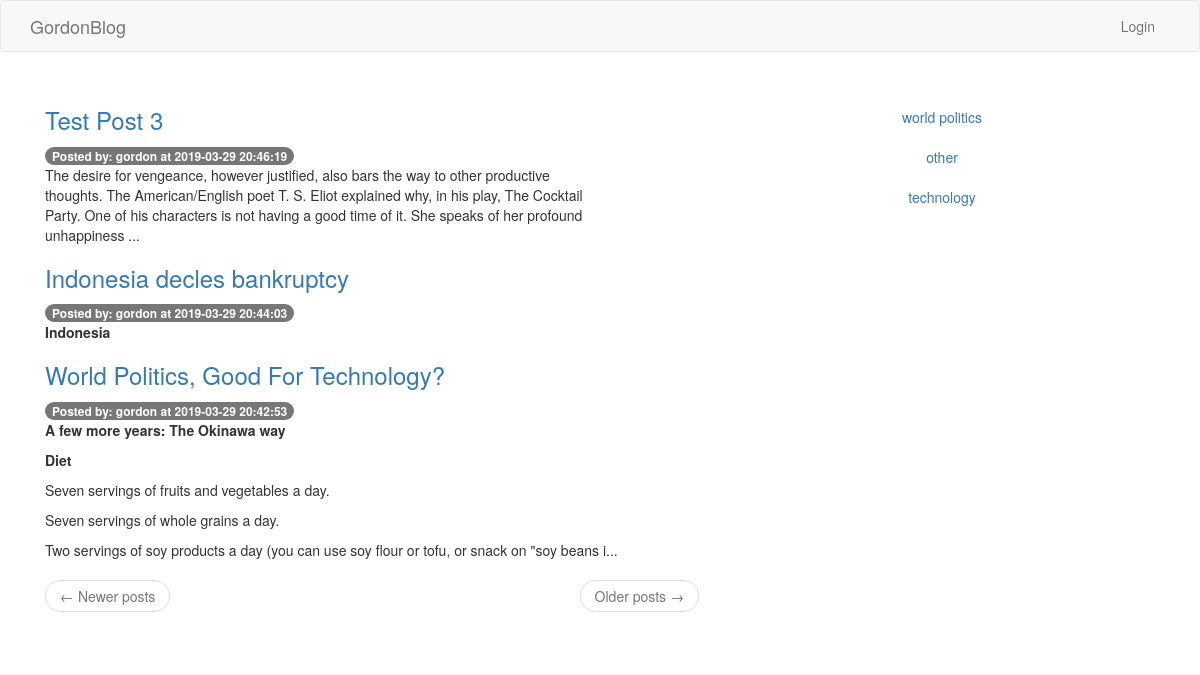
/index, run on the app's committed database.
### app/models.py (models this page shows, shortened)
class Post(db.Model):
	id = db.Column(db.Integer, primary_key=True)
	title = db.Column(db.String(64), index=True, unique=True)
	body = db.Column(db.Text)
	tag_objects = db.relationship("Tag", secondary="post_tag")
	tags = association_proxy("tag_objects", "name",
								creator=lambda name: Tag(name=name))
	timestamp = db.Column(db.DateTime, index=True, default=datetime.utcnow)
	user_id = db.Column(db.Integer, db.ForeignKey('user.id'))
	"""
	@hybrid_property
	def slug(self):
		result = []
		punct_re = re.compile(r'[\t !"#$%&\'()*\-/<=>?@\[\\\]^_`{|},.]+')
		for word in punct_re.split(self.title.lower()):
			if word:
				result.append(word)
		return '-'.join(result)

	@slug.expression
	def slug(cls):
		result = []
		print(cls.title)
		punct_re = re.compile(r'[\t !"#$%&\'()*\-/<=>?@\[\\\]^_`{|},.]+')
		for word in punct_re.split(cls.title):
			if word:
				result.append(word)
		return func.lower('-'.join(result))
	"""
	@hybrid_property
	def slug(self):
		return self.title.replace(" ", "-").lower()
	@slug.expression
	def slug(cls):
		return func.lower(func.replace(cls.title, " ", "-"))

class User(UserMixin,db.Model):
	id = db.Column(db.Integer, primary_key=True)
	username = db.Column(db.String(64), index=True, unique=True)
	email = db.Column(db.String(120), index=True, unique=True)
	password_hash = db.Column(db.String(128))
	posts = db.relationship('Post', backref='author', lazy='dynamic')

class Tag(db.Model):
	id = db.Column(db.Integer, primary_key=True)
	name = db.Column(db.Unicode, unique=True)

### app/routes.py (the view)
@app.route('/')
@app.route('/index')
def index():
	page = request.args.get('page', 1, type=int)
	posts = Post.query.order_by(Post.timestamp.desc()).paginate(page,app.config['POSTS_PER_PAGE'], False)
	tags = Tag.query.all()
	next_url = url_for('index', page=posts.next_num) \
		if posts.has_next else None
	prev_url = url_for('index', page=posts.prev_num) \
		if posts.has_prev else None
	return render_template('index.html', title='Home',
						   posts=posts.items, next_url=next_url,
						   prev_url=prev_url, tags=tags )

### app/templates/index.html (shortened to what this page needs)
{% extends "base.html" %}
{% block content %}
	<div class = "container" style="display: flex;">
			<div class="flex-item" style="flex-grow:1;padding:15px;">
				{% for post in posts %}
				<h3>
					<a href="{{ url_for('fullpost',year=post.timestamp.year,month=post.timestamp.month,day=post.timestamp.day,slug=post.slug) }}">
					{{ post.title }}
					</a><br>
				</h3>
				<span class="badge badge-primary">
					Posted by: {{ post.author.username }} at {{ post.timestamp }}
				</span>
					{{ post.body|safe|truncate(300, True) }}
				{% endfor %}
				<nav aria-label="...">
					<ul class="pager">
						<li class="previous{% if not prev_url %} disabled{% endif %}">
							<a href="{{ prev_url or '#' }}">
								<span aria-hidden="true">&larr;</span> Newer posts
							</a>
						</li>
						<li class="next{% if not next_url %} disabled{% endif %}">
							<a href="{{ next_url or '#' }}">
								Older posts <span aria-hidden="true">&rarr;</span>
							</a>
						</li>
					</ul>
				</nav>
			</div>
			<div class = "fixed" style="width:40%;padding-top: 25px;">
				<div class="sidebar">
					  <nav class="sidebar-nav">
						<ul class="nav" style="text-align: center;">
						{% for k in tags %}
						  <li class="nav-item">
							<a class="nav-link" href="{{ url_for('taggedindex', tag=k.name.replace(' ','-')) }}">
							  {{ k.name }}
							</a>
						  </li>
						 {% endfor %}
						</ul>
					  </nav>
		</div>
	</div>
{% endblock %}

### app/templates/base.html (shortened to what this page needs)
{% extends 'bootstrap/base.html' %}
{% block navbar %}
		<nav class="navbar navbar-default">
				<div class="container">
						<div class="navbar-header">
								<a class="navbar-brand" href="{{ url_for('index') }}">GordonBlog</a>
						</div>
						<div class="collapse navbar-collapse" id="bs-example-navbar-collapse-1">
								<ul class="nav navbar-nav navbar-right">
										{% if current_user.is_anonymous %}
										<li><a href="{{ url_for('login') }}">Login</a></li>
										{% else %}
										<li><a href="{{ url_for('logout') }}">Logout</a></li>
										{% endif %}
								</ul>
						</div>
				</div>
		</nav>
{% endblock %}

### data on the page
Post: title "Test Post 3", author.username "gordon", timestamp "2019-03-29 20:46:19", body "The desire for vengeance, however justified, also bars the way to other productive thoughts. The American/English poet T. S. Eliot explained why, in his play, The Cocktail Party. One of his characters is not having a good time of it. She speaks of her profound unhappiness ..."
Post: title "Indonesia decles bankruptcy", author.username "gordon", timestamp "2019-03-29 20:44:03", body "Indonesia"
Post: title "World Politics, Good For Technology?", author.username "gordon", timestamp "2019-03-29 20:42:53", body "A few more years: The Okinawa way Diet Seven servings of fruits and vegetables a day. Seven servings of whole grains a day. Two servings of soy products a day (you can use soy flour or tofu, or snack on \"soy beans i..."
Tag: name "world politics"
Tag: name "other"
Tag: name "technology"
